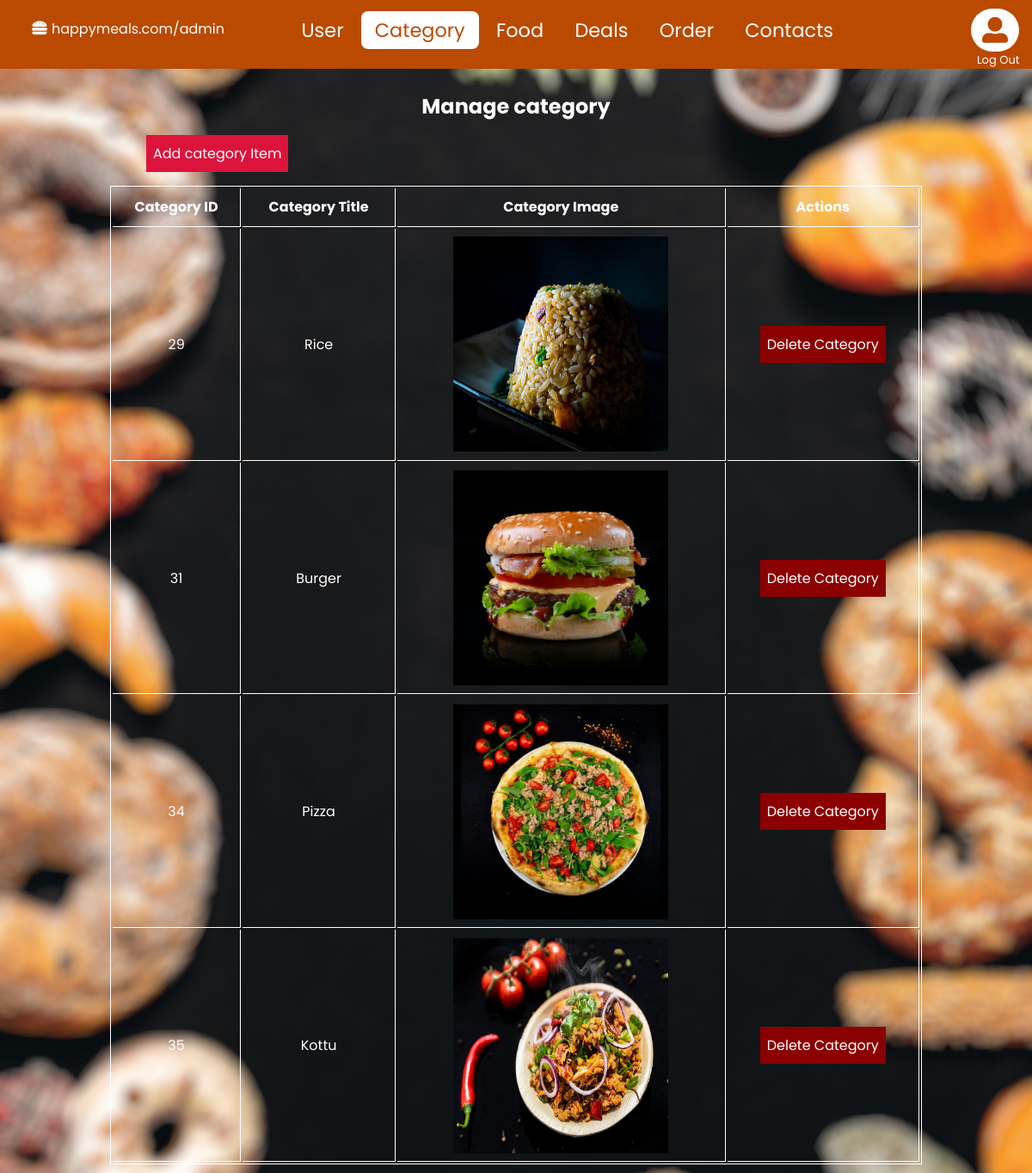
/adminSide/admin-catagory.php (signed in), run on the app's committed database.
### tables this page shows
CREATE TABLE `food_catagory` (
  `catagory_ID` int(11) NOT NULL,
  `catagory_name` varchar(255) NOT NULL,
  `image_name` varchar(255) NOT NULL
);

### adminSide/admin-catagory.php (the view, shortened to what this page needs)
<?php
      include '../config.php';
      include('adminnav.php');
?>
    <div class="managerUser">
            <h2>Manage category</h2>
            <br>
            <a href="add-catagory.php" class = "add">Add category Item</a><br><br>
            <center>
                <table>
                        <tr>
                            <th>Category ID</th>
                            <th>Category Title</th>
                            <th>Category Image</th>
                            <th>Actions</th>
                        </tr>
                        <?php
                            $sql = "SELECT * FROM food_catagory";
                            $result = mysqli_query($conn,$sql);
                            while( $row = mysqli_fetch_array($result))
                            {
                                 $id = $row['catagory_ID'];
                                    ?><tr>
                                        <td><?php echo $row['catagory_ID']?></td>
                                        <td><?php echo $row['catagory_name']?></td>
                                        <td><img src="../Images/<?=$row['image_name']?>" alt="Image " srcset="" width = "250px" height = "250px"></td>
                                       <td> <a href="deletecatagory.php?id=<?php echo $id ?>" class = "delete">Delete Category</a></td>
                                    </tr>
                                    <?php
                            }
                        ?>
                </table>
            </center>
    </div>
</body>
</html>

### style/navbar.css (style rules this page uses)
* { padding: 0; margin: 0; box-sizing: border-box; }
body { font-family: 'Poppins', sans-serif; }

### style/admin.css (style rules this page uses)
body { background-image: url(../Images/adminback.jpg); color:white; background-size: cover; background-position: center; }
h2 { justify-content: center; text-align: center; }
.managerUser { margin-top: 1rem; padding: 10px; }
.managerUser table { width: 80%; border: 0.5px solid white; }
.managerUser table th,td { border-bottom: 0.5px solid white; border-right: 0.5px solid white; padding: 1%; text-align: center; }
.managerUser a { text-decoration: none; color: white; padding: 10px 8px; }
.managerUser .add { margin-left: 10rem; background-color: crimson; }
.managerUser .delete { background-color:darkred; }

### data on the page
food_catagory: catagory_ID "29", catagory_name "Rice", image_name (picture)
food_catagory: catagory_ID "31", catagory_name "Burger", image_name (picture)
food_catagory: catagory_ID "34", catagory_name "Pizza", image_name (picture)
food_catagory: catagory_ID "35", catagory_name "Kottu", image_name (picture)

### other printed values
$_SESSION['username'] "admin"
